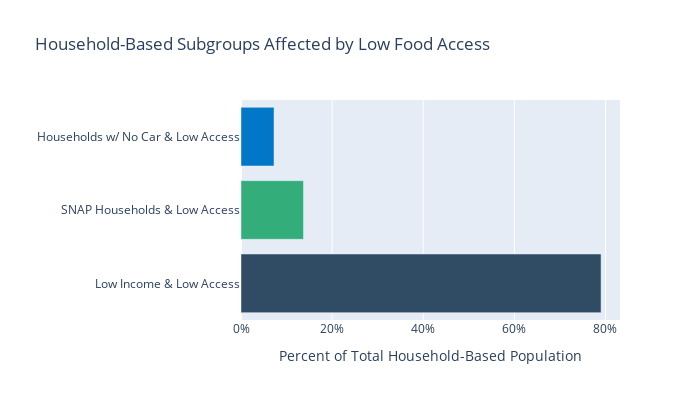
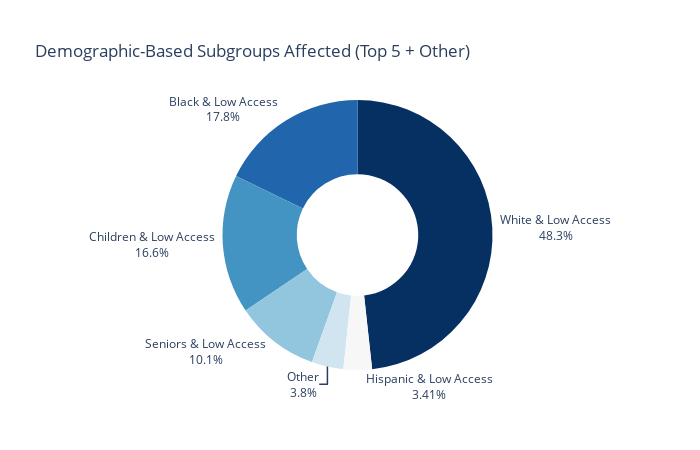

Notebook code cell kept with these figures, in order:
### Code cell
#visualization 2: subgroup analysis for the top 10 counties, where we group the subgroups into household demographics
#and other demographics

#horizontal bar chart for household-based graph
fig_household = px.bar(
    household_groups.sort_values("Percent", ascending=True),
    x="Percent",
    y="Subgroup",
    orientation="h",
    color="Subgroup",
    color_discrete_sequence=["#0277C8", "#33AD7A", "#304C64"],
    title="Household-Based Subgroups Affected by Low Food Access"
)
fig_household.update_layout(
    height=400,
    width=700,
    xaxis_title="Percent of Total Household-Based Population",
    yaxis_title="",
    legend_title="Subgroup",
    showlegend=False,
    xaxis=dict(ticksuffix="%"),
    font=dict(size=12)
)
fig_household.show()



top5 = demographic_groups.head(5).copy()
other_sum = demographic_groups.iloc[5:]["Count"].sum()
top5.loc[len(top5)] = ["Other", other_sum]
top5["Percent"] = top5["Count"] / top5["Count"].sum() * 100

#donut chart for demographic-based (top 5 + other)
fig_demo = px.pie(
    top5,
    names="Subgroup",
    values="Count",
    hole=0.45,
    color_discrete_sequence=px.colors.diverging.RdBu_r,
    title="Demographic-Based Subgroups Affected (Top 5 + Other)"
)
fig_demo.update_traces(
    textinfo="label+percent",
    insidetextorientation="horizontal"
)
fig_demo.update_layout(
    height=450,
    width=700,
    showlegend=False,
    title_y=0.9,
    font=dict(size=12)
)
fig_demo.show()

### Figure 1 — Plotly figure (JSON) as saved in the notebook; plotly's stock layout.template omitted (floating-point values rounded to 4 significant figures)
{"data": [{"hovertemplate": "Subgroup=%{y}<br>Percent=%{x}<extra></extra>", "legendgroup": "Households w/ No Car & Low Access", "marker": {"color": "#0277C8", "pattern": {"shape": ""}}, "name": "Households w/ No Car & Low Access", "orientation": "h", "showlegend": true, "textposition": "auto", "type": "bar", "x": [7.248], "xaxis": "x", "y": ["Households w/ No Car & Low Access"], "yaxis": "y"}, {"hovertemplate": "Subgroup=%{y}<br>Percent=%{x}<extra></extra>", "legendgroup": "SNAP Households & Low Access", "marker": {"color": "#33AD7A", "pattern": {"shape": ""}}, "name": "SNAP Households & Low Access", "orientation": "h", "showlegend": true, "textposition": "auto", "type": "bar", "x": [13.71], "xaxis": "x", "y": ["SNAP Households & Low Access"], "yaxis": "y"}, {"hovertemplate": "Subgroup=%{y}<br>Percent=%{x}<extra></extra>", "legendgroup": "Low Income & Low Access", "marker": {"color": "#304C64", "pattern": {"shape": ""}}, "name": "Low Income & Low Access", "orientation": "h", "showlegend": true, "textposition": "auto", "type": "bar", "x": [79.04], "xaxis": "x", "y": ["Low Income & Low Access"], "yaxis": "y"}], "layout": {"barmode": "relative", "font": {"size": 12}, "height": 400, "legend": {"title": {"text": "Subgroup"}, "tracegroupgap": 0}, "showlegend": false, "title": {"text": "Household-Based Subgroups Affected by Low Food Access"}, "width": 700, "xaxis": {"anchor": "y", "domain": [0, 1], "ticksuffix": "%", "title": {"text": "Percent of Total Household-Based Population"}}, "yaxis": {"anchor": "x", "categoryarray": ["Low Income & Low Access", "SNAP Households & Low Access", "Households w/ No Car & Low Access"], "categoryorder": "array", "domain": [0, 1], "title": {"text": ""}}}}

### Figure 2 — Plotly figure (JSON) as saved in the notebook; plotly's stock layout.template omitted (floating-point values rounded to 4 significant figures)
{"data": [{"domain": {"x": [0, 1], "y": [0, 1]}, "hole": 0.45, "hovertemplate": "Subgroup=%{label}<br>Count=%{value}<extra></extra>", "insidetextorientation": "horizontal", "labels": ["White & Low Access", "Black & Low Access", "Children & Low Access", "Seniors & Low Access", "Hispanic & Low Access", "Other"], "legendgroup": "", "name": "", "showlegend": true, "textinfo": "label+percent", "type": "pie", "values": [857400.0, 316100.0, 295600.0, 179000.0, 60530.0, 67570.0]}], "layout": {"font": {"size": 12}, "height": 450, "legend": {"tracegroupgap": 0}, "piecolorway": ["rgb(5,48,97)", "rgb(33,102,172)", "rgb(67,147,195)", "rgb(146,197,222)", "rgb(209,229,240)", "rgb(247,247,247)", "rgb(253,219,199)", "rgb(244,165,130)", "rgb(214,96,77)", "rgb(178,24,43)", "rgb(103,0,31)"], "showlegend": false, "title": {"text": "Demographic-Based Subgroups Affected (Top 5 + Other)", "y": 0.9}, "width": 700}}
